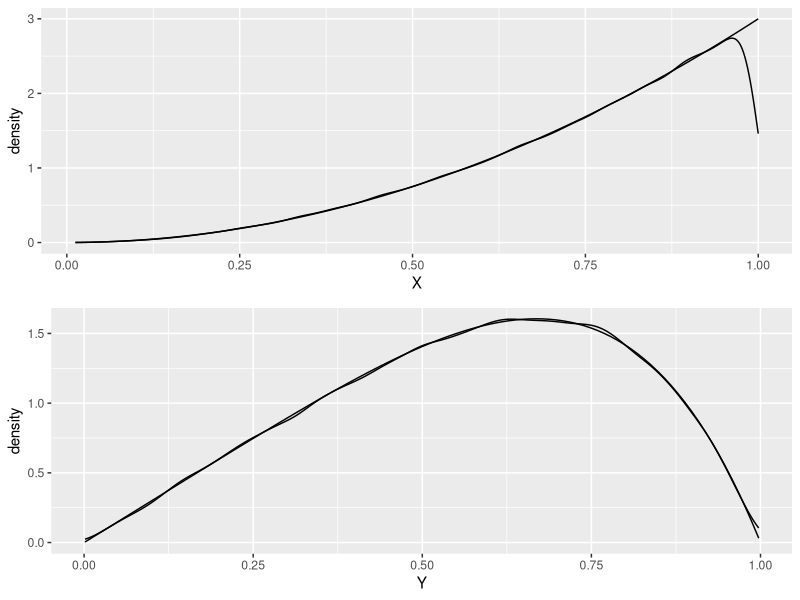
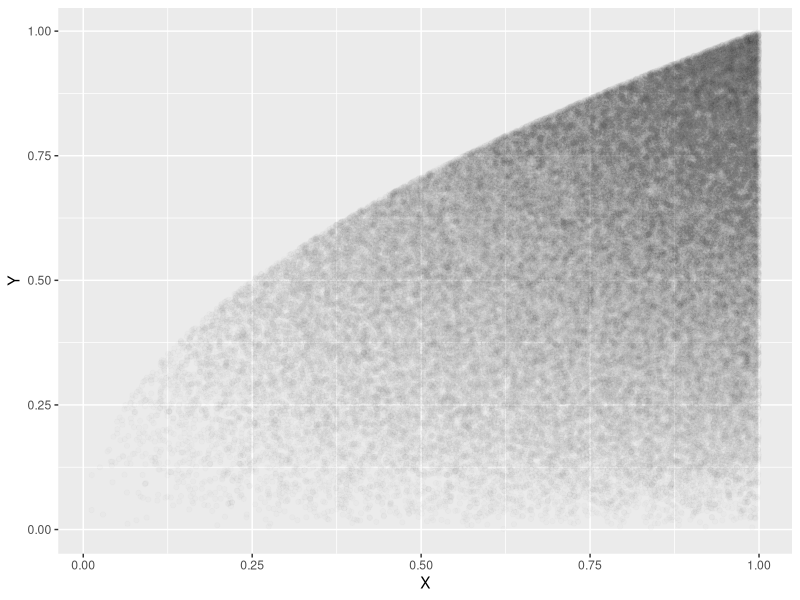

Here is the R script that generated these plots, in order:
library(ggplot2)
library(tidyr)
library(gridExtra)

inv_cdf_X <- function(U){
  U^(1/3)
}
inv_cdf_Y_x <- function(U,x){
  sqrt(x*U)
}
n <- 10^5
U <- runif(n)
U2 <- runif(n)
X <- inv_cdf_X(U)
Y <- inv_cdf_Y_x(U2,X)

bw <- 0.05

sim <- tibble(X = X, Y = Y)
#Comparte marginal desnsity of X and Y with the simulated. Looks fine except for some weird tail behavior for the simulated X's? 
grid.arrange(
sim %>% ggplot() + geom_function(fun = function(X) 3*X^2) +geom_density(aes(X)),
sim %>% ggplot() + geom_function(fun = function(Y) 3*Y*(1-Y^4)) + geom_density(aes(Y))
)

# Make scatterplot
sim %>% ggplot(aes(X,Y)) + geom_point(alpha = 0.01)

#Easily seen to represent the set A. Points more dense where both X and Y are large, which fits with how the density is defined.

#5,
mean(X < -log(Y))


#6.
#U <- runif(5000)
#X <- U^(1/3)
#Z <- sqrt(U*X)

# Z does not contain realistations of Y, since the same uniform variables are being used for the quantile transformation method.
# This introduces some weird dependence between X and Y, which is not the one specified in the problem. 